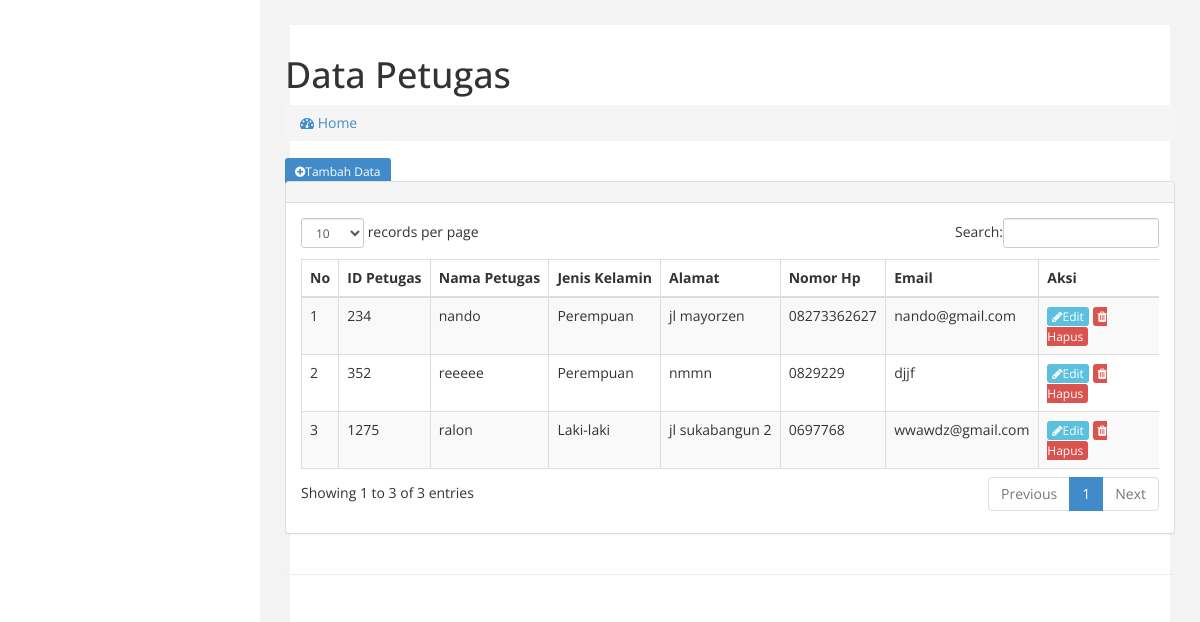
Screenshot of /?page=petugas with the database file from the repository.
### tables this page shows
CREATE TABLE `tb_petugas` (
  `id_petugas` int(11) NOT NULL,
  `nama` varchar(30) NOT NULL,
  `jk` enum('L','P') NOT NULL,
  `alamat` varchar(50) NOT NULL,
  `no_hp` varchar(13) NOT NULL,
  `email` varchar(30) NOT NULL
);

### page/petugas/petugas.php (the view, shortened to what this page needs)
<div class="content-wrapper">
    <section class="content-header">
      <h1>
        Data Petugas
      </h1>
      <ol class="breadcrumb">
        <li><a href="index.php"><i class="fa fa-dashboard"></i> Home</a></li>
      </ol>
    </section>
<a href="?page=petugas&aksi=tambah" class="btn-sm btn-primary" style="margin-bottom: 5px;"><i class="fa fa-plus-circle"></i>Tambah Data</a>
<div class="row">
                <div class="col-md-12">
                    <div class="panel panel-default">
                        <div class="panel-heading">
                        </div>
                        <div class="panel-body">
                            <div class="table-responsive">
                                <table class="table table-striped table-bordered table-hover" id="dataTables-example">
                                    <thead>
                                        <tr>
                                            <th>No</th>
                                            <th>ID Petugas</th>
                                            <th>Nama Petugas</th>
                                            <th>Jenis Kelamin</th>
                                            <th>Alamat</th>
                                            <th>Nomor Hp</th>
                                            <th>Email</th>
                                            <th>Aksi</th>
                                        </tr>
                                    </thead>
                                    <tbody>
                                    <?php
                                        $koneksi = new mysqli ("localhost","root","12345678","db_tugaslima");
                                        $no = 1;
                                        $query=mysqli_query($koneksi,"SELECT * FROM `tb_petugas` ");
                                        while($data=mysqli_fetch_array($query)){
                                        @$jk = ($data['jk']==L)?"Laki-laki":"Perempuan";
                                    ?>
                                    <tr>
                                        <td><?php echo $no++; ?></td>
                                        <td><?php echo $data['id_petugas']; ?></td>
                                        <td><?php echo $data['nama']; ?></td>
                                        <td><?php echo $jk; ?></td>
                                        <td><?php echo $data['alamat']; ?></td>
                                        <td><?php echo $data['no_hp']; ?></td>
                                        <td><?php echo $data['email']; ?></td>
                                        <td>
                                            <a href="?page=petugas&aksi=ubah&id_petugas=<?php echo $data['id_petugas']; ?>" class="btn-xs btn-info" ><i class="fa fa-pencil"></i>Edit</a>
                                            <a onclick="return confirm('Hapus Data Ini?)"
                                            href="?page=petugas&aksi=hapus&id_petugas=<?php echo $data['id_petugas']; ?>" class="btn-xs btn-danger" ><i class="fa fa-trash"></i> Hapus</a>
                                        </td>
                                    </tr>
                                    <?php } ?>
                                    </tbody>
                                </table>
                            </div>
                        </div>
                </div>
            </div>

### assets/css/custom.css (style rules this page uses)
body { font-family: 'Open Sans', sans-serif; }

### rows the page displays
tb_petugas: id_petugas "234", nama "nando", jk "Perempuan", alamat "jl mayorzen", no_hp "08273362627", email "nando@gmail.com"
tb_petugas: id_petugas "352", nama "reeeee", jk "Perempuan", alamat "nmmn", no_hp "0829229", email "djjf"
tb_petugas: id_petugas "1275", nama "ralon", jk "Laki-laki", alamat "jl sukabangun 2", no_hp "0697768", email "wwawdz@gmail.com"
